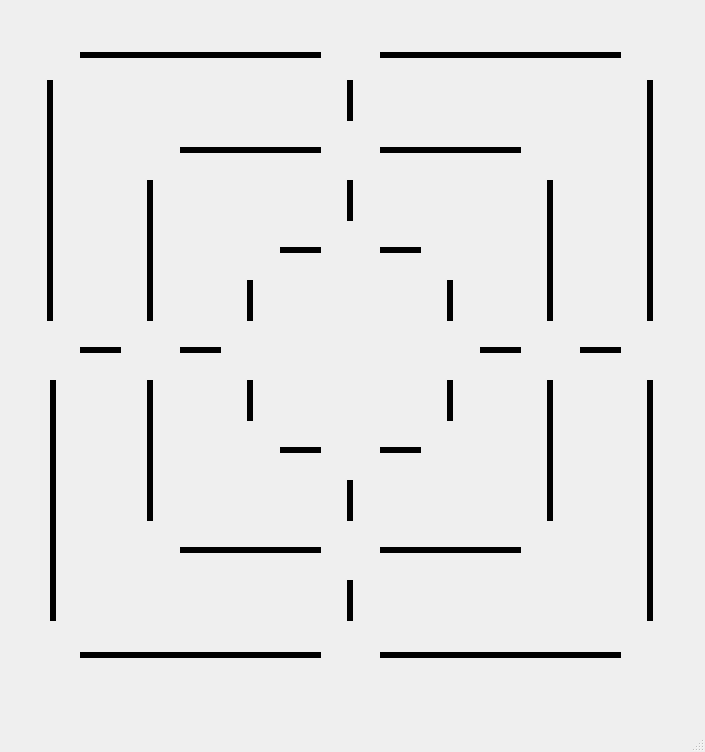
<?xml version="1.0" encoding="UTF-8"?>
<ui version="4.0">
 <class>MainWindow</class>
 <widget class="QMainWindow" name="MainWindow">
  <property name="geometry">
   <rect>
    <x>0</x>
    <y>0</y>
    <width>705</width>
    <height>752</height>
   </rect>
  </property>
  <property name="windowTitle">
   <string>MainWindow</string>
  </property>
  <property name="styleSheet">
   <string notr="true">background-image: url(:/images/wood.jpeg);</string>
  </property>
  <widget class="QWidget" name="centralwidget">
   <widget class="QPushButton" name="a7">
    <property name="geometry">
     <rect>
      <x>20</x>
      <y>20</y>
      <width>61</width>
      <height>61</height>
     </rect>
    </property>
    <property name="styleSheet">
     <string notr="true">border: none;
background-image: url(:/images/hole.png);</string>
    </property>
    <property name="text">
     <string/>
    </property>
   </widget>
   <widget class="QPushButton" name="a4">
    <property name="geometry">
     <rect>
      <x>20</x>
      <y>320</y>
      <width>61</width>
      <height>61</height>
     </rect>
    </property>
    <property name="styleSheet">
     <string notr="true">border: none;
background-image: url(:/images/hole.png);</string>
    </property>
    <property name="text">
     <string/>
    </property>
   </widget>
   <widget class="QPushButton" name="a1">
    <property name="geometry">
     <rect>
      <x>20</x>
      <y>620</y>
      <width>61</width>
      <height>61</height>
     </rect>
    </property>
    <property name="styleSheet">
     <string notr="true">border: none;
background-image: url(:/images/hole.png);</string>
    </property>
    <property name="text">
     <string/>
    </property>
   </widget>
   <widget class="QPushButton" name="g7">
    <property name="geometry">
     <rect>
      <x>620</x>
      <y>20</y>
      <width>61</width>
      <height>61</height>
     </rect>
    </property>
    <property name="styleSheet">
     <string notr="true">border: none;
background-image: url(:/images/hole.png);</string>
    </property>
    <property name="text">
     <string/>
    </property>
   </widget>
   <widget class="QPushButton" name="g4">
    <property name="geometry">
     <rect>
      <x>620</x>
      <y>320</y>
      <width>61</width>
      <height>61</height>
     </rect>
    </property>
    <property name="styleSheet">
     <string notr="true">border: none;
background-image: url(:/images/hole.png);</string>
    </property>
    <property name="text">
     <string/>
    </property>
   </widget>
   <widget class="QPushButton" name="g1">
    <property name="geometry">
     <rect>
      <x>620</x>
      <y>620</y>
      <width>61</width>
      <height>61</height>
     </rect>
    </property>
    <property name="styleSheet">
     <string notr="true">border: none;
background-image: url(:/images/hole.png);</string>
    </property>
    <property name="text">
     <string/>
    </property>
   </widget>
   <widget class="QPushButton" name="d1">
    <property name="geometry">
     <rect>
      <x>320</x>
      <y>620</y>
      <width>61</width>
      <height>61</height>
     </rect>
    </property>
    <property name="styleSheet">
     <string notr="true">border: none;
background-image: url(:/images/hole.png);</string>
    </property>
    <property name="text">
     <string/>
    </property>
   </widget>
   <widget class="QPushButton" name="d6">
    <property name="geometry">
     <rect>
      <x>320</x>
      <y>120</y>
      <width>61</width>
      <height>61</height>
     </rect>
    </property>
    <property name="styleSheet">
     <string notr="true">border: none;
background-image: url(:/images/hole.png);</string>
    </property>
    <property name="text">
     <string/>
    </property>
   </widget>
   <widget class="QPushButton" name="b4">
    <property name="geometry">
     <rect>
      <x>120</x>
      <y>320</y>
      <width>61</width>
      <height>61</height>
     </rect>
    </property>
    <property name="styleSheet">
     <string notr="true">border: none;
background-image: url(:/images/hole.png);</string>
    </property>
    <property name="text">
     <string/>
    </property>
   </widget>
   <widget class="QPushButton" name="d2">
    <property name="geometry">
     <rect>
      <x>320</x>
      <y>520</y>
      <width>61</width>
      <height>61</height>
     </rect>
    </property>
    <property name="styleSheet">
     <string notr="true">border: none;
background-image: url(:/images/hole.png);</string>
    </property>
    <property name="text">
     <string/>
    </property>
   </widget>
   <widget class="QPushButton" name="d3">
    <property name="geometry">
     <rect>
      <x>320</x>
      <y>420</y>
      <width>61</width>
      <height>61</height>
     </rect>
    </property>
    <property name="styleSheet">
     <string notr="true">border: none;
background-image: url(:/images/hole.png);</string>
    </property>
    <property name="text">
     <string/>
    </property>
   </widget>
   <widget class="QPushButton" name="c4">
    <property name="geometry">
     <rect>
      <x>220</x>
      <y>320</y>
      <width>61</width>
      <height>61</height>
     </rect>
    </property>
    <property name="styleSheet">
     <string notr="true">border: none;
background-image: url(:/images/hole.png);</string>
    </property>
    <property name="text">
     <string/>
    </property>
   </widget>
   <widget class="QPushButton" name="c5">
    <property name="geometry">
     <rect>
      <x>220</x>
      <y>220</y>
      <width>61</width>
      <height>61</height>
     </rect>
    </property>
    <property name="styleSheet">
     <string notr="true">border: none;
background-image: url(:/images/hole.png);</string>
    </property>
    <property name="text">
     <string/>
    </property>
   </widget>
   <widget class="QPushButton" name="f4">
    <property name="geometry">
     <rect>
      <x>520</x>
      <y>320</y>
      <width>61</width>
      <height>61</height>
     </rect>
    </property>
    <property name="styleSheet">
     <string notr="true">border: none;
background-image: url(:/images/hole.png);</string>
    </property>
    <property name="text">
     <string/>
    </property>
   </widget>
   <widget class="QPushButton" name="e4">
    <property name="geometry">
     <rect>
      <x>420</x>
      <y>320</y>
      <width>61</width>
      <height>61</height>
     </rect>
    </property>
    <property name="styleSheet">
     <string notr="true">border: none;
background-image: url(:/images/hole.png);</string>
    </property>
    <property name="text">
     <string/>
    </property>
   </widget>
   <widget class="QPushButton" name="e5">
    <property name="geometry">
     <rect>
      <x>420</x>
      <y>220</y>
      <width>61</width>
      <height>61</height>
     </rect>
    </property>
    <property name="styleSheet">
     <string notr="true">border: none;
background-image: url(:/images/hole.png);</string>
    </property>
    <property name="text">
     <string/>
    </property>
   </widget>
   <widget class="QPushButton" name="e3">
    <property name="geometry">
     <rect>
      <x>420</x>
      <y>420</y>
      <width>61</width>
      <height>61</height>
     </rect>
    </property>
    <property name="styleSheet">
     <string notr="true">border: none;
background-image: url(:/images/hole.png);</string>
    </property>
    <property name="text">
     <string/>
    </property>
   </widget>
   <widget class="QPushButton" name="c3">
    <property name="geometry">
     <rect>
      <x>220</x>
      <y>420</y>
      <width>61</width>
      <height>61</height>
     </rect>
    </property>
    <property name="styleSheet">
     <string notr="true">border: none;
background-image: url(:/images/hole.png);</string>
    </property>
    <property name="text">
     <string/>
    </property>
   </widget>
   <widget class="QPushButton" name="b6">
    <property name="geometry">
     <rect>
      <x>120</x>
      <y>120</y>
      <width>61</width>
      <height>61</height>
     </rect>
    </property>
    <property name="styleSheet">
     <string notr="true">border: none;
background-image: url(:/images/hole.png);</string>
    </property>
    <property name="text">
     <string/>
    </property>
   </widget>
   <widget class="QPushButton" name="f6">
    <property name="geometry">
     <rect>
      <x>520</x>
      <y>120</y>
      <width>61</width>
      <height>61</height>
     </rect>
    </property>
    <property name="styleSheet">
     <string notr="true">border: none;
background-image: url(:/images/hole.png);</string>
    </property>
    <property name="text">
     <string/>
    </property>
   </widget>
   <widget class="QPushButton" name="f2">
    <property name="geometry">
     <rect>
      <x>520</x>
      <y>520</y>
      <width>61</width>
      <height>61</height>
     </rect>
    </property>
    <property name="styleSheet">
     <string notr="true">border: none;
background-image: url(:/images/hole.png);</string>
    </property>
    <property name="text">
     <string/>
    </property>
   </widget>
   <widget class="QPushButton" name="b2">
    <property name="geometry">
     <rect>
      <x>120</x>
      <y>520</y>
      <width>61</width>
      <height>61</height>
     </rect>
    </property>
    <property name="styleSheet">
     <string notr="true">border: none;
background-image: url(:/images/hole.png);</string>
    </property>
    <property name="text">
     <string/>
    </property>
   </widget>
   <widget class="QPushButton" name="d5">
    <property name="geometry">
     <rect>
      <x>320</x>
      <y>220</y>
      <width>61</width>
      <height>61</height>
     </rect>
    </property>
    <property name="styleSheet">
     <string notr="true">border: none;
background-image: url(:/images/hole.png);</string>
    </property>
    <property name="text">
     <string/>
    </property>
   </widget>
   <widget class="QPushButton" name="d7">
    <property name="geometry">
     <rect>
      <x>320</x>
      <y>20</y>
      <width>61</width>
      <height>61</height>
     </rect>
    </property>
    <property name="styleSheet">
     <string notr="true">border: none;
background-image: url(:/images/hole.png);</string>
    </property>
    <property name="text">
     <string/>
    </property>
   </widget>
   <widget class="Line" name="line">
    <property name="geometry">
     <rect>
      <x>80</x>
      <y>645</y>
      <width>241</width>
      <height>21</height>
     </rect>
    </property>
    <property name="styleSheet">
     <string notr="true"/>
    </property>
    <property name="frameShadow">
     <enum>QFrame::Plain</enum>
    </property>
    <property name="lineWidth">
     <number>6</number>
    </property>
    <property name="orientation">
     <enum>Qt::Horizontal</enum>
    </property>
   </widget>
   <widget class="Line" name="line_2">
    <property name="geometry">
     <rect>
      <x>380</x>
      <y>640</y>
      <width>241</width>
      <height>31</height>
     </rect>
    </property>
    <property name="frameShadow">
     <enum>QFrame::Plain</enum>
    </property>
    <property name="lineWidth">
     <number>6</number>
    </property>
    <property name="orientation">
     <enum>Qt::Horizontal</enum>
    </property>
   </widget>
   <widget class="Line" name="line_3">
    <property name="geometry">
     <rect>
      <x>80</x>
      <y>45</y>
      <width>241</width>
      <height>21</height>
     </rect>
    </property>
    <property name="frameShadow">
     <enum>QFrame::Plain</enum>
    </property>
    <property name="lineWidth">
     <number>6</number>
    </property>
    <property name="orientation">
     <enum>Qt::Horizontal</enum>
    </property>
   </widget>
   <widget class="Line" name="line_4">
    <property name="geometry">
     <rect>
      <x>380</x>
      <y>40</y>
      <width>241</width>
      <height>31</height>
     </rect>
    </property>
    <property name="frameShadow">
     <enum>QFrame::Plain</enum>
    </property>
    <property name="lineWidth">
     <number>6</number>
    </property>
    <property name="orientation">
     <enum>Qt::Horizontal</enum>
    </property>
   </widget>
   <widget class="Line" name="line_5">
    <property name="geometry">
     <rect>
      <x>43</x>
      <y>380</y>
      <width>20</width>
      <height>241</height>
     </rect>
    </property>
    <property name="frameShadow">
     <enum>QFrame::Plain</enum>
    </property>
    <property name="lineWidth">
     <number>6</number>
    </property>
    <property name="orientation">
     <enum>Qt::Vertical</enum>
    </property>
   </widget>
   <widget class="Line" name="line_6">
    <property name="geometry">
     <rect>
      <x>40</x>
      <y>80</y>
      <width>20</width>
      <height>241</height>
     </rect>
    </property>
    <property name="frameShadow">
     <enum>QFrame::Plain</enum>
    </property>
    <property name="lineWidth">
     <number>6</number>
    </property>
    <property name="orientation">
     <enum>Qt::Vertical</enum>
    </property>
   </widget>
   <widget class="Line" name="line_7">
    <property name="geometry">
     <rect>
      <x>640</x>
      <y>80</y>
      <width>20</width>
      <height>241</height>
     </rect>
    </property>
    <property name="frameShadow">
     <enum>QFrame::Plain</enum>
    </property>
    <property name="lineWidth">
     <number>6</number>
    </property>
    <property name="orientation">
     <enum>Qt::Vertical</enum>
    </property>
   </widget>
   <widget class="Line" name="line_8">
    <property name="geometry">
     <rect>
      <x>640</x>
      <y>380</y>
      <width>20</width>
      <height>241</height>
     </rect>
    </property>
    <property name="frameShadow">
     <enum>QFrame::Plain</enum>
    </property>
    <property name="lineWidth">
     <number>6</number>
    </property>
    <property name="orientation">
     <enum>Qt::Vertical</enum>
    </property>
   </widget>
   <widget class="Line" name="line_9">
    <property name="geometry">
     <rect>
      <x>540</x>
      <y>380</y>
      <width>20</width>
      <height>141</height>
     </rect>
    </property>
    <property name="frameShadow">
     <enum>QFrame::Plain</enum>
    </property>
    <property name="lineWidth">
     <number>6</number>
    </property>
    <property name="orientation">
     <enum>Qt::Vertical</enum>
    </property>
   </widget>
   <widget class="Line" name="line_10">
    <property name="geometry">
     <rect>
      <x>540</x>
      <y>180</y>
      <width>20</width>
      <height>141</height>
     </rect>
    </property>
    <property name="frameShadow">
     <enum>QFrame::Plain</enum>
    </property>
    <property name="lineWidth">
     <number>6</number>
    </property>
    <property name="orientation">
     <enum>Qt::Vertical</enum>
    </property>
   </widget>
   <widget class="Line" name="line_11">
    <property name="geometry">
     <rect>
      <x>140</x>
      <y>180</y>
      <width>20</width>
      <height>141</height>
     </rect>
    </property>
    <property name="frameShadow">
     <enum>QFrame::Plain</enum>
    </property>
    <property name="lineWidth">
     <number>6</number>
    </property>
    <property name="orientation">
     <enum>Qt::Vertical</enum>
    </property>
   </widget>
   <widget class="Line" name="line_13">
    <property name="geometry">
     <rect>
      <x>180</x>
      <y>140</y>
      <width>141</width>
      <height>21</height>
     </rect>
    </property>
    <property name="frameShadow">
     <enum>QFrame::Plain</enum>
    </property>
    <property name="lineWidth">
     <number>6</number>
    </property>
    <property name="orientation">
     <enum>Qt::Horizontal</enum>
    </property>
   </widget>
   <widget class="Line" name="line_14">
    <property name="geometry">
     <rect>
      <x>380</x>
      <y>140</y>
      <width>141</width>
      <height>21</height>
     </rect>
    </property>
    <property name="frameShadow">
     <enum>QFrame::Plain</enum>
    </property>
    <property name="lineWidth">
     <number>6</number>
    </property>
    <property name="orientation">
     <enum>Qt::Horizontal</enum>
    </property>
   </widget>
   <widget class="Line" name="line_15">
    <property name="geometry">
     <rect>
      <x>180</x>
      <y>540</y>
      <width>141</width>
      <height>21</height>
     </rect>
    </property>
    <property name="frameShadow">
     <enum>QFrame::Plain</enum>
    </property>
    <property name="lineWidth">
     <number>6</number>
    </property>
    <property name="orientation">
     <enum>Qt::Horizontal</enum>
    </property>
   </widget>
   <widget class="Line" name="line_16">
    <property name="geometry">
     <rect>
      <x>380</x>
      <y>540</y>
      <width>141</width>
      <height>21</height>
     </rect>
    </property>
    <property name="frameShadow">
     <enum>QFrame::Plain</enum>
    </property>
    <property name="lineWidth">
     <number>6</number>
    </property>
    <property name="orientation">
     <enum>Qt::Horizontal</enum>
    </property>
   </widget>
   <widget class="Line" name="line_17">
    <property name="geometry">
     <rect>
      <x>80</x>
      <y>340</y>
      <width>41</width>
      <height>21</height>
     </rect>
    </property>
    <property name="frameShadow">
     <enum>QFrame::Plain</enum>
    </property>
    <property name="lineWidth">
     <number>6</number>
    </property>
    <property name="orientation">
     <enum>Qt::Horizontal</enum>
    </property>
   </widget>
   <widget class="Line" name="line_18">
    <property name="geometry">
     <rect>
      <x>180</x>
      <y>340</y>
      <width>41</width>
      <height>21</height>
     </rect>
    </property>
    <property name="frameShadow">
     <enum>QFrame::Plain</enum>
    </property>
    <property name="lineWidth">
     <number>6</number>
    </property>
    <property name="orientation">
     <enum>Qt::Horizontal</enum>
    </property>
   </widget>
   <widget class="Line" name="line_19">
    <property name="geometry">
     <rect>
      <x>280</x>
      <y>240</y>
      <width>41</width>
      <height>21</height>
     </rect>
    </property>
    <property name="frameShadow">
     <enum>QFrame::Plain</enum>
    </property>
    <property name="lineWidth">
     <number>6</number>
    </property>
    <property name="orientation">
     <enum>Qt::Horizontal</enum>
    </property>
   </widget>
   <widget class="Line" name="line_20">
    <property name="geometry">
     <rect>
      <x>380</x>
      <y>240</y>
      <width>41</width>
      <height>21</height>
     </rect>
    </property>
    <property name="frameShadow">
     <enum>QFrame::Plain</enum>
    </property>
    <property name="lineWidth">
     <number>6</number>
    </property>
    <property name="orientation">
     <enum>Qt::Horizontal</enum>
    </property>
   </widget>
   <widget class="Line" name="line_21">
    <property name="geometry">
     <rect>
      <x>380</x>
      <y>440</y>
      <width>41</width>
      <height>21</height>
     </rect>
    </property>
    <property name="frameShadow">
     <enum>QFrame::Plain</enum>
    </property>
    <property name="lineWidth">
     <number>6</number>
    </property>
    <property name="orientation">
     <enum>Qt::Horizontal</enum>
    </property>
   </widget>
   <widget class="Line" name="line_22">
    <property name="geometry">
     <rect>
      <x>280</x>
      <y>440</y>
      <width>41</width>
      <height>21</height>
     </rect>
    </property>
    <property name="frameShadow">
     <enum>QFrame::Plain</enum>
    </property>
    <property name="lineWidth">
     <number>6</number>
    </property>
    <property name="orientation">
     <enum>Qt::Horizontal</enum>
    </property>
   </widget>
   <widget class="Line" name="line_23">
    <property name="geometry">
     <rect>
      <x>480</x>
      <y>340</y>
      <width>41</width>
      <height>21</height>
     </rect>
    </property>
    <property name="frameShadow">
     <enum>QFrame::Plain</enum>
    </property>
    <property name="lineWidth">
     <number>6</number>
    </property>
    <property name="orientation">
     <enum>Qt::Horizontal</enum>
    </property>
   </widget>
   <widget class="Line" name="line_24">
    <property name="geometry">
     <rect>
      <x>580</x>
      <y>340</y>
      <width>41</width>
      <height>21</height>
     </rect>
    </property>
    <property name="frameShadow">
     <enum>QFrame::Plain</enum>
    </property>
    <property name="lineWidth">
     <number>6</number>
    </property>
    <property name="orientation">
     <enum>Qt::Horizontal</enum>
    </property>
   </widget>
   <widget class="Line" name="line_25">
    <property name="geometry">
     <rect>
      <x>240</x>
      <y>380</y>
      <width>20</width>
      <height>41</height>
     </rect>
    </property>
    <property name="frameShadow">
     <enum>QFrame::Plain</enum>
    </property>
    <property name="lineWidth">
     <number>6</number>
    </property>
    <property name="orientation">
     <enum>Qt::Vertical</enum>
    </property>
   </widget>
   <widget class="Line" name="line_26">
    <property name="geometry">
     <rect>
      <x>240</x>
      <y>280</y>
      <width>20</width>
      <height>41</height>
     </rect>
    </property>
    <property name="frameShadow">
     <enum>QFrame::Plain</enum>
    </property>
    <property name="lineWidth">
     <number>6</number>
    </property>
    <property name="orientation">
     <enum>Qt::Vertical</enum>
    </property>
   </widget>
   <widget class="Line" name="line_27">
    <property name="geometry">
     <rect>
      <x>440</x>
      <y>280</y>
      <width>20</width>
      <height>41</height>
     </rect>
    </property>
    <property name="frameShadow">
     <enum>QFrame::Plain</enum>
    </property>
    <property name="lineWidth">
     <number>6</number>
    </property>
    <property name="orientation">
     <enum>Qt::Vertical</enum>
    </property>
   </widget>
   <widget class="Line" name="line_28">
    <property name="geometry">
     <rect>
      <x>440</x>
      <y>380</y>
      <width>20</width>
      <height>41</height>
     </rect>
    </property>
    <property name="frameShadow">
     <enum>QFrame::Plain</enum>
    </property>
    <property name="lineWidth">
     <number>6</number>
    </property>
    <property name="orientation">
     <enum>Qt::Vertical</enum>
    </property>
   </widget>
   <widget class="Line" name="line_29">
    <property name="geometry">
     <rect>
      <x>340</x>
      <y>480</y>
      <width>20</width>
      <height>41</height>
     </rect>
    </property>
    <property name="frameShadow">
     <enum>QFrame::Plain</enum>
    </property>
    <property name="lineWidth">
     <number>6</number>
    </property>
    <property name="orientation">
     <enum>Qt::Vertical</enum>
    </property>
   </widget>
   <widget class="Line" name="line_30">
    <property name="geometry">
     <rect>
      <x>340</x>
      <y>580</y>
      <width>20</width>
      <height>41</height>
     </rect>
    </property>
    <property name="frameShadow">
     <enum>QFrame::Plain</enum>
    </property>
    <property name="lineWidth">
     <number>6</number>
    </property>
    <property name="orientation">
     <enum>Qt::Vertical</enum>
    </property>
   </widget>
   <widget class="Line" name="line_31">
    <property name="geometry">
     <rect>
      <x>340</x>
      <y>180</y>
      <width>20</width>
      <height>41</height>
     </rect>
    </property>
    <property name="frameShadow">
     <enum>QFrame::Plain</enum>
    </property>
    <property name="lineWidth">
     <number>6</number>
    </property>
    <property name="orientation">
     <enum>Qt::Vertical</enum>
    </property>
   </widget>
   <widget class="Line" name="line_32">
    <property name="geometry">
     <rect>
      <x>340</x>
      <y>80</y>
      <width>20</width>
      <height>41</height>
     </rect>
    </property>
    <property name="frameShadow">
     <enum>QFrame::Plain</enum>
    </property>
    <property name="lineWidth">
     <number>6</number>
    </property>
    <property name="orientation">
     <enum>Qt::Vertical</enum>
    </property>
   </widget>
   <widget class="Line" name="line_12">
    <property name="geometry">
     <rect>
      <x>140</x>
      <y>380</y>
      <width>20</width>
      <height>141</height>
     </rect>
    </property>
    <property name="frameShadow">
     <enum>QFrame::Plain</enum>
    </property>
    <property name="lineWidth">
     <number>6</number>
    </property>
    <property name="orientation">
     <enum>Qt::Vertical</enum>
    </property>
   </widget>
  </widget>
  <widget class="QMenuBar" name="menubar">
   <property name="geometry">
    <rect>
     <x>0</x>
     <y>0</y>
     <width>705</width>
     <height>21</height>
    </rect>
   </property>
  </widget>
  <widget class="QStatusBar" name="statusbar"/>
 </widget>
 <resources/>
 <connections/>
</ui>
